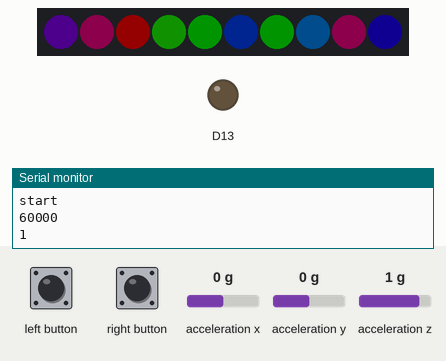
Simulated run of this sketch. Board: Adafruit Circuit Playground Express. Shown: 10 RGB LEDs in strip order, left to right, output pins drawn as LEDs (lit = HIGH), the last lines printed to the serial monitor. Inputs (shaded band) come from the test bench; at power-on: acceleration x 0 g, acceleration y 0 g, acceleration z 1 g. Dim RGB values are drawn brighter than linear; random numbers use the default seed unless the sketch sets one.

Above: at 0.76 s.
1.3 s: acceleration x set to -1.4 g
At 1.67 s:
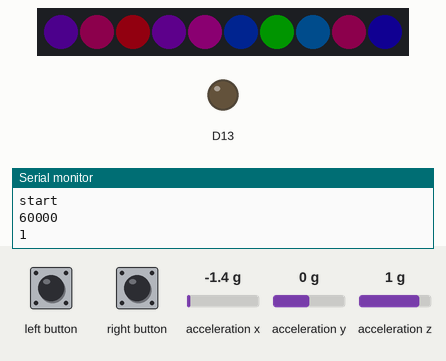
4.3 s: left button pressed for 0.15 s
At 4.71 s:
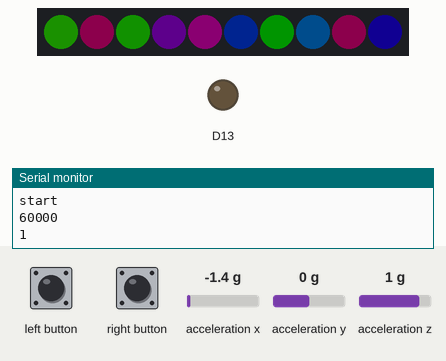
5.0 s: right button pressed for 0.15 s
At 5.32 s:
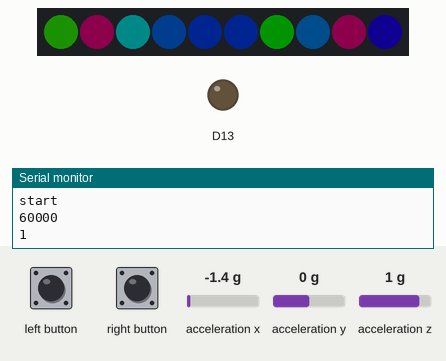
5.7 s: left button pressed for 1 s
At 5.93 s:
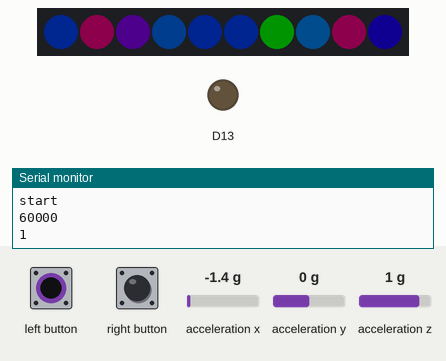
7.3 s: left button pressed for 3.2 s
At 11.4 s:
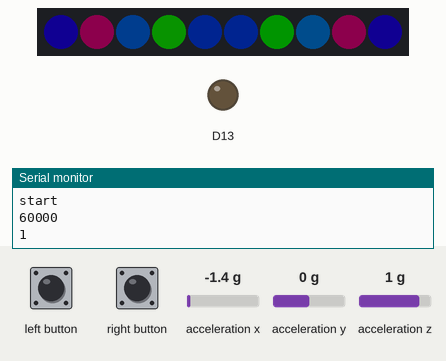
12.0 s: acceleration x set to 0.8 g
At 12.4 s:
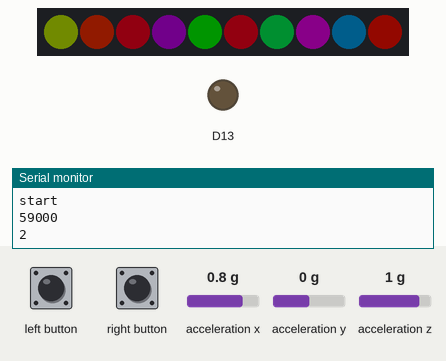
Timing chart, 0 to 15.0 s (numbered marks = the images above; inputs shaded):
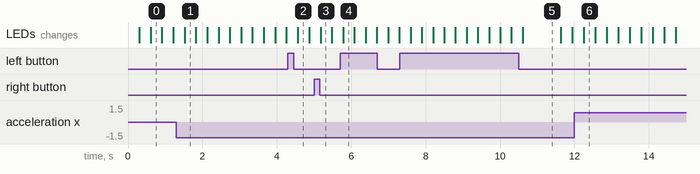

The sketch:

SPACE_GAME.ino
```cpp
#include <Adafruit_CircuitPlayground.h>
#include <AsyncDelay.h>
//OBJECTIVE:create a game where players scramble to figure out which sensors change the lights to match the set lights.
//NOTE: Pixels 0-4 change while 5-9 are the refrences
//TO ADD: 30secs alert and 10sec countdown sounds.
//BUGS/FIXES:
//1: some of the lights can start in the solved position
//2: lights near 255 or 0 can be harder to lock due to the value being wierd

volatile int LightCase[5] = {0,0,0,0,0};
volatile int LightHues[10] = {0,0,0,0,0,0,0,0,0,0};
volatile int LockTest[5] = {0,0,0,0,0};
volatile int CASE = 0;
volatile int Pixel = 0;
volatile int LevEndTest = 0;
volatile int LevelNum = 0;
volatile int LevelTime = 0;
AsyncDelay LevTimer;
AsyncDelay Warning;
AsyncDelay Ten;

void setup() {
  // put your setup code here, to run once:
  Serial.begin(9600);
  CircuitPlayground.begin();
  while(!Serial){}
  Reset();
}

void loop() {
  //use switch case to call functions pertaining to each LED
  //if the timer is still going run the game
  while (!(LevTimer.isExpired())){

    if(Warning.isExpired()){
      CircuitPlayground.playTone(261.6,100);
      Warning.start(100000, AsyncDelay::MILLIS);
    }

    if(Ten.isExpired()){
      CircuitPlayground.playTone(440,100);
      Ten.start(100000, AsyncDelay::MILLIS);
    }

    for(int i = 0; i < 5;i++){
      //both of these variables can be removed but are here for more readability and redundancy.
      Pixel = i;
      CASE = LightCase[i];

      if(LightHues[Pixel]>255){
        LightHues[Pixel] = 0;
      }

      if(LightHues[Pixel]<0){
        LightHues[Pixel] = 255;
      }

      switch(CASE) {
        case 0:
          //this light is locked do nothing
          break;
        case 1:
          LButton();
          break;
        case 2:
          RButton();
          break;
        case 3:
          SGyroX();
          break;
        case 4:
          SGyroY();
          break;
        case 5:
          SGyroZ();
          break;
        case 6:
          NLButton();
          break;
        case 7:
          NRButton();
          break;
          break;
        default:
          break;
      }
    }
    Lock();
    if(LevEndTest == 0){
      delay(1000);
      Serial.println("reset");
      Reset();
    }
  }
    //print the end of game serial output
    Serial.println("Game Over");
    Serial.println("Level Reached:");
    Serial.print(LevelNum);
    //wait until reset is preformed
    while(CircuitPlayground.readCap(3) < 500){}
    //reset level number
    LevelNum = 0;
    //reset level
    Reset();
    //wait until you stop touching it
    while(CircuitPlayground.readCap(3) > 500){}
}


//THESE ARE THE CASES FOR HOW LIGHTS CAN CHANGE.

//change hue as left button is pressed
void LButton(){
  if(CircuitPlayground.leftButton()){
    LightHues[Pixel] = LightHues[Pixel] + 10;
    CircuitPlayground.setPixelColor(Pixel, CircuitPlayground.colorWheel((LightHues[Pixel]) & 255));
  }
}
//change hue as right button is pressed
void RButton(){
  if(CircuitPlayground.rightButton()){
    LightHues[Pixel] = LightHues[Pixel] + 10;
    CircuitPlayground.setPixelColor(Pixel, CircuitPlayground.colorWheel((LightHues[Pixel]) & 255));
  }
}

//change hue as the board is tilted
void SGyroX(){
  LightHues[Pixel] = LightHues[Pixel] + CircuitPlayground.motionX();
  CircuitPlayground.setPixelColor(Pixel, CircuitPlayground.colorWheel((LightHues[Pixel]) & 255));
}

void SGyroY(){
  LightHues[Pixel] = LightHues[Pixel] + CircuitPlayground.motionY();
  CircuitPlayground.setPixelColor(Pixel, CircuitPlayground.colorWheel((LightHues[Pixel]) & 255));
}

void SGyroZ(){
  LightHues[Pixel] = LightHues[Pixel] + CircuitPlayground.motionZ();
  CircuitPlayground.setPixelColor(Pixel, CircuitPlayground.colorWheel((LightHues[Pixel]) & 255));
}
void NLButton(){
  if(!CircuitPlayground.leftButton()){
    LightHues[Pixel] = LightHues[Pixel] + 5;
    CircuitPlayground.setPixelColor(Pixel, CircuitPlayground.colorWheel((LightHues[Pixel]) & 255));
  }
}
void NRButton(){
  if(!CircuitPlayground.rightButton()){
    LightHues[Pixel] = LightHues[Pixel] + 5;
    CircuitPlayground.setPixelColor(Pixel, CircuitPlayground.colorWheel((LightHues[Pixel]) & 255));
  }
}


//function to lock the lights
void Lock(){
  //set the test to 0
  LevEndTest = 0;
  //may be able to change this with an async delay?
  delay(10);
  //loop through changeable lights
  for(int i = 0; i < 5;i++){
    //are the hues of the two compared lights close enough to each other?
    //BUG #1
    if(((LightHues[9-i]+15) > LightHues[i]) && ((LightHues[9-i]-15) < LightHues[i])){
      //this is so hacky but it works lol
      LockTest[i] = LockTest[i] + 1;
      if(LockTest[i]>10){
        //make the colors the same
        LightHues[i] = LightHues[9-i];
        //update the color (!could just set it to the refrence color and ignore changing the hue value but the more redundancy the better).
        CircuitPlayground.setPixelColor(i, CircuitPlayground.colorWheel((LightHues[i]) & 255));
        //set the state to locked
        LightCase[i] = 0;
      }
    }
    else{
      LockTest[i] = 0;
      LevEndTest = 1;
    }
  }
}
//reset/load level
void Reset() {
  //turn off every light
  CircuitPlayground.clearPixels();
  //incriment the level number
  LevelNum = LevelNum + 1;
  //set up what sensors for each light
  for(int i = 0; i < 5;i++){
    LightCase[i] = random(1,8);
    LockTest[i] = 0;
    //print the CASE values to serial for easier debugging
    Serial.println(LightCase[i]);
  }
  //set up the colors of all the lights (!need to make sure they are out of the lock range at the start.)
  //BUG #2
  for(int i = 0; i < 10;i++){
    LightHues[i] = random(0,256);
    //display to pixels
    CircuitPlayground.setPixelColor((i), CircuitPlayground.colorWheel((LightHues[(i)]) & 255));
  }
  //set the timer shorter and shorter code
  if (LevelNum <= 46){
    //linearly lower level time to a minimum of 15s
    LevelTime = 60000 - ((LevelNum - 1) * 1000);
  }
  else{
    LevelTime = 15000;
  }

  LevTimer.start(LevelTime, AsyncDelay::MILLIS);
  Warning.start(LevelTime-30000, AsyncDelay::MILLIS);
  Ten.start(LevelTime-10000, AsyncDelay::MILLIS);
  Serial.println("start");
  Serial.println(LevelTime);
  Serial.println(LevelNum);
}
```

Measured:
- what the display in image 5 shows lasts 1.0 s, from 10.6 s to 11.6 s
